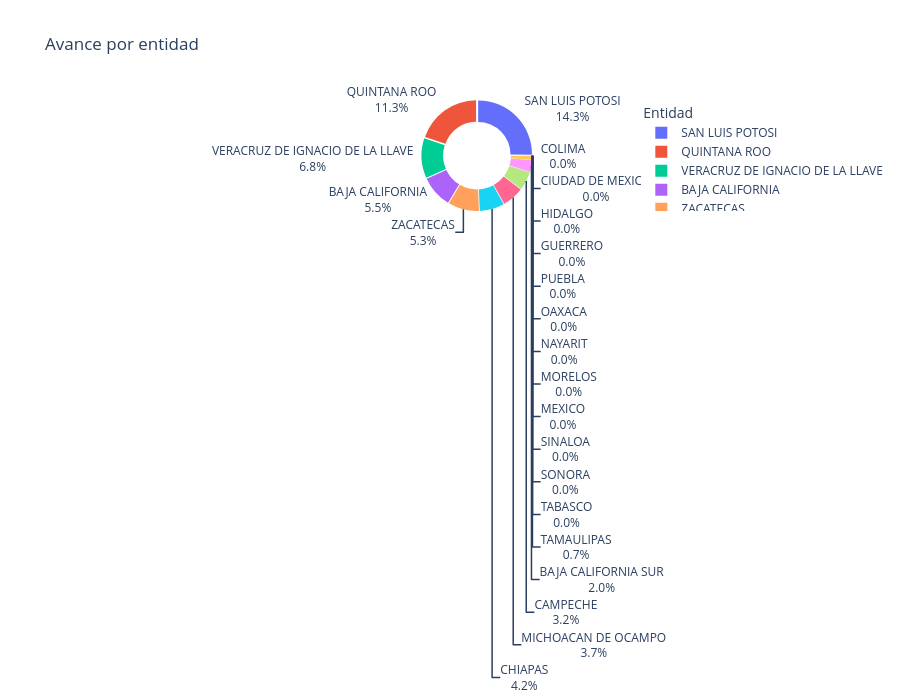

Write notebook code for a chart like this one.
### Code cell
import plotly.graph_objects as go

fig = go.Figure(
    go.Pie(
        labels=tabla_avance["entidad"],
        values=tabla_avance["porcentaje"],   # ← ahora el tamaño depende del porcentaje
        hole=0.6,
        pull=[0.03] * len(tabla_avance),
        texttemplate="%{label}<br>%{value:.1f}%",
        textinfo="none",
        hovertemplate="<b>%{label}</b><br>"
                      "Avance: %{value:.1f}%<extra></extra>"
    )
)

fig.update_layout(
    title="Avance por entidad",
    width=900,
    height=700,
    legend_title="Entidad",
    template="plotly_white"
)

fig.show()

### Figure 1 — Plotly figure (JSON) as saved in the notebook; plotly's stock layout.template omitted (floating-point values rounded to 4 significant figures)
{"data": [{"hole": 0.6, "hovertemplate": "<b>%{label}</b><br>Avance: %{value:.1f}%<extra></extra>", "labels": ["SAN LUIS POTOSI", "QUINTANA ROO", "VERACRUZ DE IGNACIO DE LA LLAVE", "BAJA CALIFORNIA", "ZACATECAS", "CHIAPAS", "MICHOACAN DE OCAMPO", "CAMPECHE", "BAJA CALIFORNIA SUR", "TAMAULIPAS", "COLIMA", "CIUDAD DE MEXICO", "HIDALGO", "GUERRERO", "PUEBLA", "OAXACA", "NAYARIT", "MORELOS", "MEXICO", "SINALOA", "SONORA", "TABASCO"], "pull": [0.03, 0.03, 0.03, 0.03, 0.03, 0.03, 0.03, 0.03, 0.03, 0.03, 0.03, 0.03, 0.03, 0.03, 0.03, 0.03, 0.03, 0.03, 0.03, 0.03, 0.03, 0.03], "textinfo": "none", "texttemplate": "%{label}<br>%{value:.1f}%", "type": "pie", "values": [14.3, 11.3, 6.8, 5.5, 5.3, 4.2, 3.7, 3.2, 2.0, 0.7, 0.0, 0.0, 0.0, 0.0, 0.0, 0.0, 0.0, 0.0, 0.0, 0.0, 0.0, 0.0]}], "layout": {"height": 700, "legend": {"title": {"text": "Entidad"}}, "title": {"text": "Avance por entidad"}, "width": 900}}
